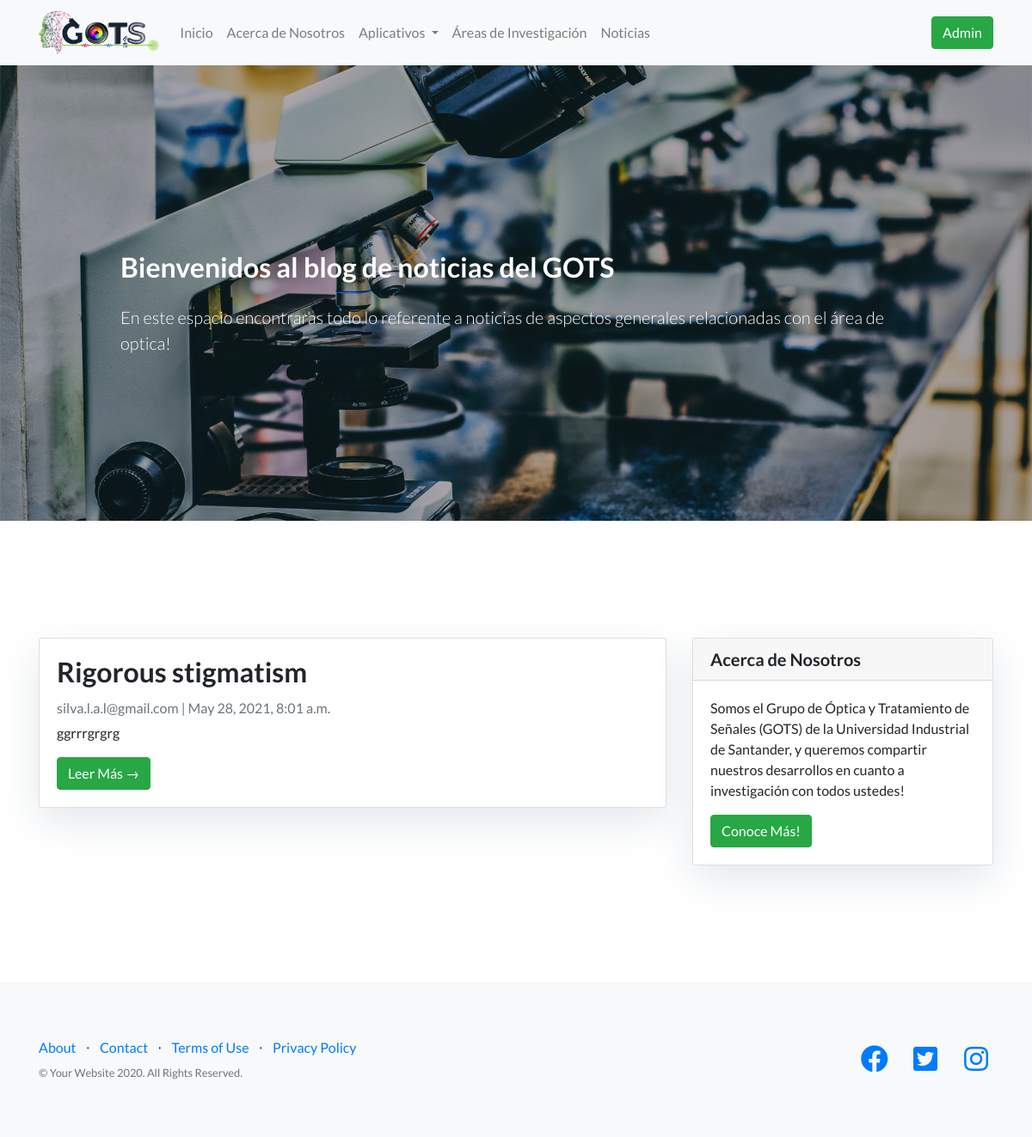
The page /blog/ (signed in) on the database its author committed.
### apps/home/models.py (models this page shows, shortened)
class Configuration(models.Model):
	group_name = models.CharField(max_length=45)
	admin_name = models.CharField(max_length=45)
	admin_email = models.CharField(max_length=45)
	group_logo = models.ImageField(upload_to='img')
	about = models.TextField()

class MenuItem(models.Model):
	name = models.CharField(max_length=45)
	url = models.CharField(max_length=200)
	menu = models.ForeignKey(Menu, on_delete=models.CASCADE)
	class Meta:
		ordering = ['pk']

### apps/blog/models.py (models this page shows, shortened)
class Post(models.Model):
	title = models.CharField(max_length=200, unique=True)
	slug = models.SlugField(max_length=200, unique=True)
	author = models.ForeignKey(User, on_delete=models.CASCADE, related_name='blog_posts')
	abstract = models.TextField(blank=True, null=True)
	image = models.ImageField(upload_to='blog')
	updated_on = models.DateTimeField(auto_now=True)
	content = models.TextField(blank=True, null=True)
	created_on = models.DateTimeField(auto_now_add=True)
	status = models.IntegerField(choices=STATUS, default=0)
	carousel_item = models.BooleanField('show item in carousel', default=False)
	class Meta:
		ordering = ['-created_on']
	@property
	def short_description(self):
		return truncatechars(self.abstract, 200)

### apps/user/models.py (models this page shows)
class User(AbstractBaseUser, PermissionsMixin):
    id = models.UUIDField(primary_key=True, default=uuid.uuid4, editable=False)
    first_name = models.CharField(max_length=45, null=True, blank=True)
    last_name = models.CharField(max_length=45, null=True, blank=True)
    username = models.CharField(verbose_name='username', max_length=45, unique=True)
    school = models.CharField(max_length=45)
    description = models.TextField()
    email = models.EmailField(
        verbose_name='email address',
        max_length=45,
        unique=True
    )
    is_active = models.BooleanField(default=True)
    is_staff = models.BooleanField(default=False)
    is_superuser = models.BooleanField(default=False)
    date_of_birth = models.DateField(null=True, blank=True)
    USERNAME_FIELD = 'email'
    REQUIRED_FIELDS = ['username']
    objects = UserManager()
    def __str__(self):
        return self.email
    class Meta:
        db_table = "user"

### apps/blog/views.py (the view)
# urls.py: path('', PostList.as_view(), name='posts'),
class PostList(generic.ListView):
	template_name = 'post_list.html'
	def get(self, request, *args, **kwargs):
		object_list = Post.objects.filter(status=1).order_by('-created_on')
		paginator = Paginator(object_list, 5)
		page = request.GET.get('page')
		try:
			post_list = paginator.page(page)
		except PageNotAnInteger:
			post_list = paginator.page(1)
		except EmptyPage:
			post_list = paginator.page(paginator.num_pages)
		if request.user.is_anonymous:
			user = None
		else:
			user = {
				'username': request.user.username,
				'email': request.user.email,
				'is_authenticated': request.user.is_authenticated
			}
		try:
			configuration = Configuration.objects.get(pk=1)
		except ObjectDoesNotExist:
			configuration = None
		try:
			menu = Menu.objects.get(pk=1)
			menu_data = {
				'name': menu.name,
				'items': [
					{
						'name': item.name,
						'url': item.url,
						'elements': [
							{'name': element.name, 'url': element.url} for element in MenuItemElement.objects.filter(menu_item=item)
						]
					} for item in MenuItem.objects.filter(menu=menu)
				]
			}
		except ObjectDoesNotExist:
			menu_data = None
		response = {
			'success': 'true',
			'message': 'Configuration data fetched successfully',
			'data': {
				'configuration': configuration,
				'menu': menu_data
			},
			'user': user,
			'post_list': post_list,
			'page': page
		}
		return render(request, self.template_name, response)

### apps/blog/templates/post_list.html (shortened to what this page needs)
{% extends "base.html" %}
{% block content %}
<header class="masthead">
    <div class="overlay"></div>
    <div class="container">
        <div class="row">
            <div class="col-md-8 col-md-10 mx-auto">
                <div class="site-heading">
                    <h2 class=" site-heading my-4 mt-3 text-white"> Bienvenidos al blog de noticias del GOTS </h2>
                    <p class="lead mb-0 text-white">En este espacio encontraras todo lo referente a noticias de aspectos generales relacionadas con el área de optica! &nbsp
                    </p>
                </div>
            </div>
        </div>
    </div>
</header>
<section class="introduction">
    <div class="container">
        <div class="row">
            <div class="col-md-8 mt-4 left">
                {% if post_list %}
                {% for post in post_list %}
                <div class="card mb-4">
                    <div class="card-body">
                        <h2 class="card-title">{{ post.title }}</h2>
                        <p class="card-text text-muted h6">{{ post.author }} | {{ post.created_on}} </p>
                        <p class="card-text">{{post.short_description}}</p>
                        <a href="{% url 'post_detail' post.slug  %}" class="btn btn-success">Leer Más &rarr;</a>
                    </div>
                </div>
                {% endfor %}
                {% else %}
                <div class="alert alert-light" role="alert">
                    <h4 class="alert-heading">Nadie ha creado una entrada aun!</h4>
                    <p>Para crear una entrada debes tener una cuenta, si la tienes te invito a que crees tu primera entrada.</p>
                </div>
                {% endif %}
            </div>
            {% block sidebar %} {% include 'sidebar.html' %} {% endblock sidebar %}
        </div>
    </div>
</section>
{%endblock%}

### apps/blog/templates/base.html (shortened to what this page needs)
{% load static %}
<!DOCTYPE html>
<html lang="en">
<head>
  <link rel="stylesheet" href="{% static 'vendor/bootstrap/css/bootstrap.min.css' %}">
  <link rel="stylesheet" href="{% static 'vendor/fontawesome-free/css/all.min.css' %}">
  <link rel="stylesheet" href="{% static 'vendor/simple-line-icons/css/simple-line-icons.css' %}">
  <link rel="stylesheet" href="{% static 'css/landing-page.css' %}">
</head>
<body>
  <nav class="navbar navbar-expand-lg navbar-light bg-light">
    <div class="container">
      <a class="navbar-brand" href="/">
        <img src="{{ data.configuration.group_logo.url }}" height="50" class="d-inline-block align-top" alt="" loading="lazy">
      </a>
      <div class="collapse navbar-collapse" id="navbarNavDropdown">
        <ul class="navbar-nav mr-auto mt-2 mt-lg-0">
          {% for item in data.menu.items %}
          {% if item.elements %}
          <li class="nav-item dropdown">
            <a class="nav-link dropdown-toggle" href="{{item.url}}" id="navbarDropdownApps" role="button" data-toggle="dropdown" aria-haspopup="true" aria-expanded="false">
            {{item.name}}
            </a>
          </li>
          {% else %}
          <li class="nav-item">
            <a class="nav-link" href="{{item.url}}">{{item.name}}</a>
          </li>
          {% endif %}
          {% endfor %}
        </ul>
        <div class="form-inline my-2 my-lg-0">
          <button class="btn btn-success" type="button" onclick="go_to_admin_panel()">{% if user.is_authenticated %}Admin{% else %}Login{% endif %}</button>
        </div>
      </div>
    </div>
  </nav>
  {% block content %}{% endblock %}
  <footer class="footer bg-light">
    <div class="container">
      <div class="row">
        <div class="col-lg-6 h-100 text-center text-lg-left my-auto">
          <ul class="list-inline mb-2">
            <li class="list-inline-item">
              <a href="#">About</a>
            </li>
            <li class="list-inline-item">&sdot;</li>
            <li class="list-inline-item">
              <a href="#">Contact</a>
            </li>
            <li class="list-inline-item">&sdot;</li>
            <li class="list-inline-item">
              <a href="#">Terms of Use</a>
            </li>
            <li class="list-inline-item">&sdot;</li>
            <li class="list-inline-item">
              <a href="#">Privacy Policy</a>
            </li>
          </ul>
          <p class="text-muted small mb-4 mb-lg-0">&copy; Your Website 2020. All Rights Reserved.</p>
        </div>
        <div class="col-lg-6 h-100 text-center text-lg-right my-auto">
          <ul class="list-inline mb-0">
            <li class="list-inline-item mr-3">
              <a href="#">
                <i class="fab fa-facebook fa-2x fa-fw"></i>
              </a>
            </li>
            <li class="list-inline-item mr-3">
              <a href="#">
                <i class="fab fa-twitter-square fa-2x fa-fw"></i>
              </a>
            </li>
            <li class="list-inline-item">
              <a href="#">
                <i class="fab fa-instagram fa-2x fa-fw"></i>
              </a>
            </li>
          </ul>
        </div>
      </div>
    </div>
  </footer>
</body>
</html>

### static/css/landing-page.css (style rules this page uses)
body { font-family: 'Lato', 'Helvetica Neue', Helvetica, Arial, sans-serif; }
h1, h2, h3, h4, h5, h6 { font-family: 'Lato', 'Helvetica Neue', Helvetica, Arial, sans-serif; font-weight: 700; }
header.masthead { position: relative; background-color: #343a40; background: url("../img/bg-masthead.jpg") no-repeat center center; background-size: cover; padding-top: 8rem; padding-bottom: 8rem; }
header.masthead .overlay { position: absolute; background-color: #212529; height: 100%; width: 100%; top: 0; left: 0; opacity: 0.3; }
@media (min-width: 768px) { header.masthead { padding-top: 12rem; padding-bottom: 12rem; } }
.introduction { padding-top: 7rem; padding-bottom: 7rem; }
footer.footer { padding-top: 4rem; padding-bottom: 4rem; }
.card { box-shadow: 0 16px 48px #E3E7EB; }

### rows shown on the page
Configuration: configuration.group_logo (picture)
MenuItem: name "Inicio"
MenuItem: name "Acerca de Nosotros"
MenuItem: name "Aplicativos"
MenuItem: name "Áreas de Investigación"
MenuItem: name "Noticias"
Post: title "Rigorous stigmatism", author "silva.l.a.l@gmail.com", created_on "May 28, 2021, 8:01 a.m.", short_description "ggrrrgrgrg"
